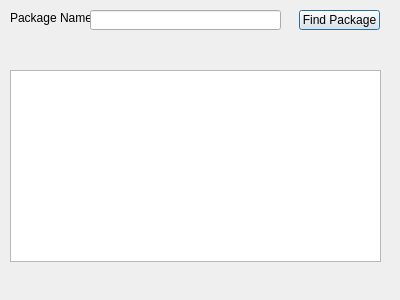
<?xml version="1.0" encoding="UTF-8"?>
<ui version="4.0">
 <class>FindPackage</class>
 <widget class="QDialog" name="FindPackage">
  <property name="geometry">
   <rect>
    <x>0</x>
    <y>0</y>
    <width>400</width>
    <height>300</height>
   </rect>
  </property>
  <property name="minimumSize">
   <size>
    <width>400</width>
    <height>300</height>
   </size>
  </property>
  <property name="maximumSize">
   <size>
    <width>400</width>
    <height>300</height>
   </size>
  </property>
  <property name="windowTitle">
   <string>Find Package</string>
  </property>
  <widget class="QLabel" name="label">
   <property name="geometry">
    <rect>
     <x>10</x>
     <y>10</y>
     <width>81</width>
     <height>16</height>
    </rect>
   </property>
   <property name="text">
    <string>Package Name</string>
   </property>
  </widget>
  <widget class="QLineEdit" name="txtPackageName">
   <property name="geometry">
    <rect>
     <x>90</x>
     <y>10</y>
     <width>191</width>
     <height>20</height>
    </rect>
   </property>
  </widget>
  <widget class="QPushButton" name="btnFindPckage">
   <property name="geometry">
    <rect>
     <x>299</x>
     <y>10</y>
     <width>81</width>
     <height>20</height>
    </rect>
   </property>
   <property name="text">
    <string>Find Package</string>
   </property>
  </widget>
  <widget class="QTableView" name="tableView">
   <property name="geometry">
    <rect>
     <x>10</x>
     <y>70</y>
     <width>371</width>
     <height>192</height>
    </rect>
   </property>
  </widget>
 </widget>
 <resources/>
 <connections/>
</ui>
